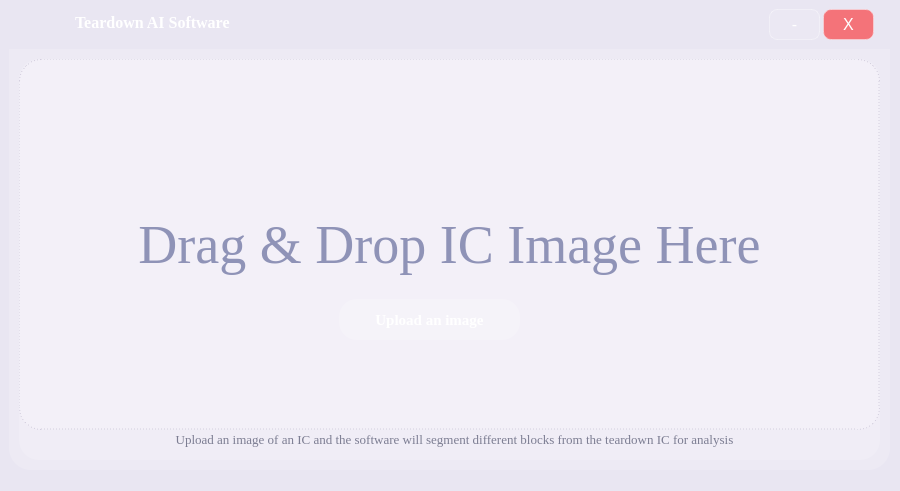
<?xml version="1.0" encoding="UTF-8"?>
<ui version="4.0">
 <class>MainWindow</class>
 <widget class="QMainWindow" name="MainWindow">
  <property name="geometry">
   <rect>
    <x>0</x>
    <y>0</y>
    <width>900</width>
    <height>491</height>
   </rect>
  </property>
  <property name="windowTitle">
   <string>MainWindow</string>
  </property>
  <property name="styleSheet">
   <string notr="true">background-color: #e9e6f2;</string>
  </property>
  <widget class="QWidget" name="centralwidget">
   <property name="styleSheet">
    <string notr="true">background: transparent;</string>
   </property>
   <layout class="QGridLayout" name="gridLayout">
    <item row="0" column="0">
     <widget class="QFrame" name="mainFrame">
      <property name="styleSheet">
       <string notr="true">background: qlineargradient(
        x1:0, y1:0, x2:1, y2:1,
        stop:0 #ece9f7,
        stop:1 #ddd8ee
    );
border-radius: 24px;</string>
      </property>
      <property name="frameShape">
       <enum>QFrame::StyledPanel</enum>
      </property>
      <property name="frameShadow">
       <enum>QFrame::Raised</enum>
      </property>
      <widget class="QFrame" name="HeaderFrame">
       <property name="geometry">
        <rect>
         <x>0</x>
         <y>0</y>
         <width>881</width>
         <height>31</height>
        </rect>
       </property>
       <property name="styleSheet">
        <string notr="true">background: qlineargradient(
        x1:0, y1:0, x2:1, y2:0,
        stop:0 #8f97c8,
        stop:1 #b8bbe3
    );
border-top-left-radius: 22px;
border-top-right-radius: 22px;
border-bottom-left-radius: 0px;
border-bottom-right-radius: 0px;</string>
       </property>
       <property name="frameShape">
        <enum>QFrame::StyledPanel</enum>
       </property>
       <property name="frameShadow">
        <enum>QFrame::Raised</enum>
       </property>
       <widget class="QLabel" name="softwareNameLabel">
        <property name="geometry">
         <rect>
          <x>66</x>
          <y>3</y>
          <width>201</width>
          <height>21</height>
         </rect>
        </property>
        <property name="font">
         <font>
          <family>Times New Roman</family>
          <pointsize>-1</pointsize>
          <weight>62</weight>
          <bold>true</bold>
         </font>
        </property>
        <property name="styleSheet">
         <string notr="true">    background: transparent;
    color: white;
    font-size: 16px;
    font-weight: 500;
    border: none;</string>
        </property>
        <property name="text">
         <string>Teardown AI Software</string>
        </property>
       </widget>
       <widget class="QPushButton" name="closeButton">
        <property name="geometry">
         <rect>
          <x>814</x>
          <y>0</y>
          <width>51</width>
          <height>31</height>
         </rect>
        </property>
        <property name="styleSheet">
         <string notr="true">QPushButton#closeButton {
    background-color: rgba(255, 0, 0, 0.50);
    color: white;
    border: 1px solid rgba(255, 255, 255, 0.35);
    border-radius: 8px;
    font-size: 16px;
}

QPushButton#closeButton:hover {
    background-color: rgba(255, 0, 0, 0.70);
}

QPushButton#closeButton:pressed {
    background-color: rgba(255, 0, 0, 1);
}</string>
        </property>
        <property name="text">
         <string>X</string>
        </property>
       </widget>
       <widget class="QPushButton" name="minimizeButton">
        <property name="geometry">
         <rect>
          <x>760</x>
          <y>0</y>
          <width>51</width>
          <height>31</height>
         </rect>
        </property>
        <property name="styleSheet">
         <string notr="true">QPushButton#minimizeButton,
QPushButton#pushButton {
    background-color: rgba(255, 255, 255, 0.10);
    color: white;
    border: 1px solid rgba(255, 255, 255, 0.35);
    border-radius: 8px;
    font-size: 16px;
}

QPushButton#minimizeButton:hover,
QPushButton#pushButton:hover {
    background-color: rgba(255, 255, 255, 0.20);
}

QPushButton#minimizeButton:pressed,
QPushButton#pushButton:pressed {
    background-color: rgba(255, 255, 255, 0.28);
}</string>
        </property>
        <property name="text">
         <string>-</string>
        </property>
       </widget>
       <widget class="QPushButton" name="logoPushbutton">
        <property name="geometry">
         <rect>
          <x>20</x>
          <y>0</y>
          <width>41</width>
          <height>31</height>
         </rect>
        </property>
        <property name="styleSheet">
         <string notr="true">    background: transparent;
    color: white;
    font-size: 18px;
    font-weight: 600;
    border: none;</string>
        </property>
        <property name="text">
         <string/>
        </property>
       </widget>
      </widget>
      <widget class="QFrame" name="bodyFrame">
       <property name="geometry">
        <rect>
         <x>0</x>
         <y>40</y>
         <width>881</width>
         <height>421</height>
        </rect>
       </property>
       <property name="styleSheet">
        <string notr="true">    background-color: rgba(255, 255, 255, 0.18);
    border-bottom-left-radius: 22px;
    border-bottom-right-radius: 22px;
    border-top-left-radius: 0px;
    border-top-right-radius: 0px;</string>
       </property>
       <property name="frameShape">
        <enum>QFrame::StyledPanel</enum>
       </property>
       <property name="frameShadow">
        <enum>QFrame::Raised</enum>
       </property>
       <widget class="QFrame" name="mainBoxcontainer">
        <property name="geometry">
         <rect>
          <x>10</x>
          <y>10</y>
          <width>861</width>
          <height>371</height>
         </rect>
        </property>
        <property name="styleSheet">
         <string notr="true">    background: qlineargradient(
        x1:0, y1:0, x2:0, y2:1,
        stop:0 rgba(255,255,255,0.34),
        stop:1 rgba(255,255,255,0.20)
    );
    border: 1px dashed #d3cede;
    border-radius: 22px;</string>
        </property>
        <property name="frameShape">
         <enum>QFrame::StyledPanel</enum>
        </property>
        <property name="frameShadow">
         <enum>QFrame::Raised</enum>
        </property>
        <widget class="QLabel" name="dragAnddropicon">
         <property name="geometry">
          <rect>
           <x>90</x>
           <y>150</y>
           <width>681</width>
           <height>71</height>
          </rect>
         </property>
         <property name="font">
          <font>
           <family>Times New Roman</family>
           <pointsize>-1</pointsize>
           <weight>50</weight>
           <bold>false</bold>
          </font>
         </property>
         <property name="styleSheet">
          <string notr="true">    background: transparent;
    color: #8f93b7;
    font-size: 54px;
    font-weight: 400;
    border: none;</string>
         </property>
         <property name="text">
          <string>Drag &amp; Drop IC Image Here</string>
         </property>
         <property name="alignment">
          <set>Qt::AlignCenter</set>
         </property>
        </widget>
        <widget class="QPushButton" name="uploadImagebutton">
         <property name="geometry">
          <rect>
           <x>320</x>
           <y>240</y>
           <width>181</width>
           <height>41</height>
          </rect>
         </property>
         <property name="font">
          <font>
           <family>Times New Roman</family>
           <pointsize>-1</pointsize>
           <weight>62</weight>
           <bold>true</bold>
          </font>
         </property>
         <property name="styleSheet">
          <string notr="true">QPushButton#uploadImagebutton {
    background: qlineargradient(
        x1:0, y1:0, x2:1, y2:0,
        stop:0 #8f9ad8,
        stop:1 #b4b8e9
    );
    color: white;
    border: none;
    border-radius: 18px;
    font-size: 15px;
    font-weight: 500;
    padding: 10px 22px;
}

QPushButton#uploadImagebutton:hover {
    background: qlineargradient(
        x1:0, y1:0, x2:1, y2:0,
        stop:0 #8692d2,
        stop:1 #aeb3e4
    );
}

QPushButton#uploadImagebutton:pressed {
    background: qlineargradient(
        x1:0, y1:0, x2:1, y2:0,
        stop:0 #7986c8,
        stop:1 #a0a8dc
    );
}</string>
         </property>
         <property name="text">
          <string>Upload an image</string>
         </property>
        </widget>
        <widget class="QPushButton" name="uploadIconbutton">
         <property name="geometry">
          <rect>
           <x>350</x>
           <y>70</y>
           <width>141</width>
           <height>81</height>
          </rect>
         </property>
         <property name="styleSheet">
          <string notr="true">    background: transparent;
    color: white;
    font-size: 18px;
    font-weight: 600;
    border: none;</string>
         </property>
         <property name="text">
          <string/>
         </property>
        </widget>
        <zorder>dragAnddropicon</zorder>
        <zorder>uploadIconbutton</zorder>
        <zorder>uploadImagebutton</zorder>
       </widget>
       <widget class="QFrame" name="frame">
        <property name="geometry">
         <rect>
          <x>10</x>
          <y>10</y>
          <width>861</width>
          <height>401</height>
         </rect>
        </property>
        <property name="styleSheet">
         <string notr="true">background-color: rgba(255, 255, 255, 0.15);
border-top: 0px solid rgba(210,205,225,0.8);
border-bottom-left-radius: 20px;
border-bottom-right-radius: 20px;
border-top-left-radius: 20px;
border-top-right-radius: 20px;</string>
        </property>
        <property name="frameShape">
         <enum>QFrame::StyledPanel</enum>
        </property>
        <property name="frameShadow">
         <enum>QFrame::Raised</enum>
        </property>
        <widget class="QLabel" name="label_3">
         <property name="geometry">
          <rect>
           <x>30</x>
           <y>370</y>
           <width>811</width>
           <height>21</height>
          </rect>
         </property>
         <property name="font">
          <font>
           <family>Times New Roman</family>
           <pointsize>-1</pointsize>
           <weight>50</weight>
           <bold>false</bold>
          </font>
         </property>
         <property name="styleSheet">
          <string notr="true">    background: transparent;
    color: #7c7d92;
    font-size: 13px;
    font-weight: 400;
    border: none;
    padding-left: 12px;
    padding-right: 12px;</string>
         </property>
         <property name="text">
          <string>Upload an image of an IC and the software will segment different blocks from the teardown IC for analysis</string>
         </property>
         <property name="alignment">
          <set>Qt::AlignCenter</set>
         </property>
        </widget>
       </widget>
       <zorder>frame</zorder>
       <zorder>mainBoxcontainer</zorder>
      </widget>
     </widget>
    </item>
   </layout>
  </widget>
 </widget>
 <resources/>
 <connections/>
</ui>
